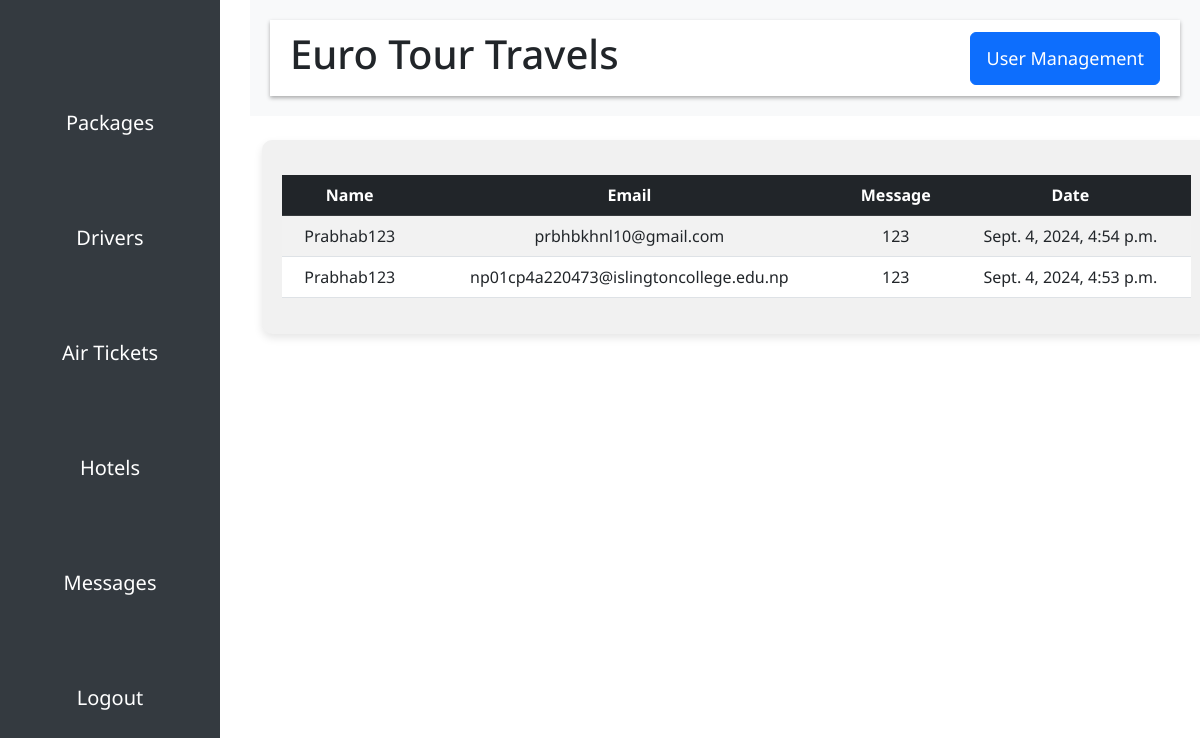
The app's page /message/, older data.
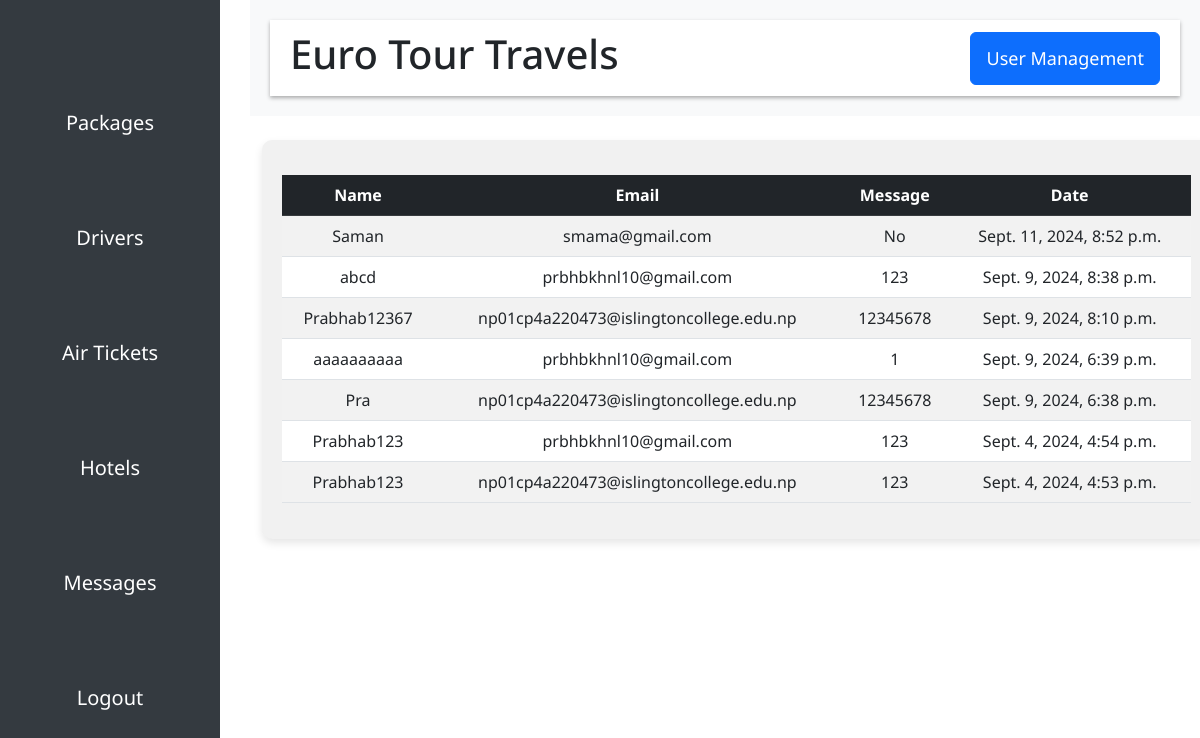
The same page, newer data.
### homepage/models.py (models this page shows, shortened)
class Contact(models.Model):
    name = models.CharField(max_length=100)
    email = models.EmailField()
    subject = models.TextField()
    date = models.DateTimeField()

### core/views.py (the view)
# urls.py: path("message/", message, name="message"),
def message(request):
    messages = Contact.objects.all().order_by('-date')
    context = {
        'contacts' : messages
    }
    return render(request, 'admin/contact.html', context=context)

### templates/admin/contact.html (shortened to what this page needs)
{% extends 'admin/adminbase.html' %}
{% load static %}
{% block body %}
  <div class="container mt-4">
    <div class="package-table mt-4">
      <table class="table table-striped table-hover">
        <thead class="table-dark">
          <tr>
            <th>Name</th>
            <th>Email</th>
            <th>Message</th>
            <th>Date</th>
          </tr>
        </thead>
        <tbody>
          {% for i in contacts %}
          <tr>
            <td>{{i.name}}</td>
            <td>{{i.email}}</td>
            <td>{{i.subject}}</td>
            <td>{{i.date}}</td>
          </tr>
          {% endfor %}
        </tbody>
      </table>
    </div>
  </div>
{% endblock %}

Row changes from the older to the newer data that the page shows:
added Contact: name "Saman", email "smama@gmail.com", subject "No", date "Sept. 11, 2024, 8:52 p.m."
added Contact: name "abcd", email "prbhbkhnl10@gmail.com", subject "123", date "Sept. 9, 2024, 8:38 p.m."
added Contact: name "Prabhab12367", email "np01cp4a220473@islingtoncollege.edu.np", subject "12345678", date "Sept. 9, 2024, 8:10 p.m."
added Contact: name "aaaaaaaaaa", email "prbhbkhnl10@gmail.com", subject "1", date "Sept. 9, 2024, 6:39 p.m."
added Contact: name "Pra", email "np01cp4a220473@islingtoncollege.edu.np", subject "12345678", date "Sept. 9, 2024, 6:38 p.m."
